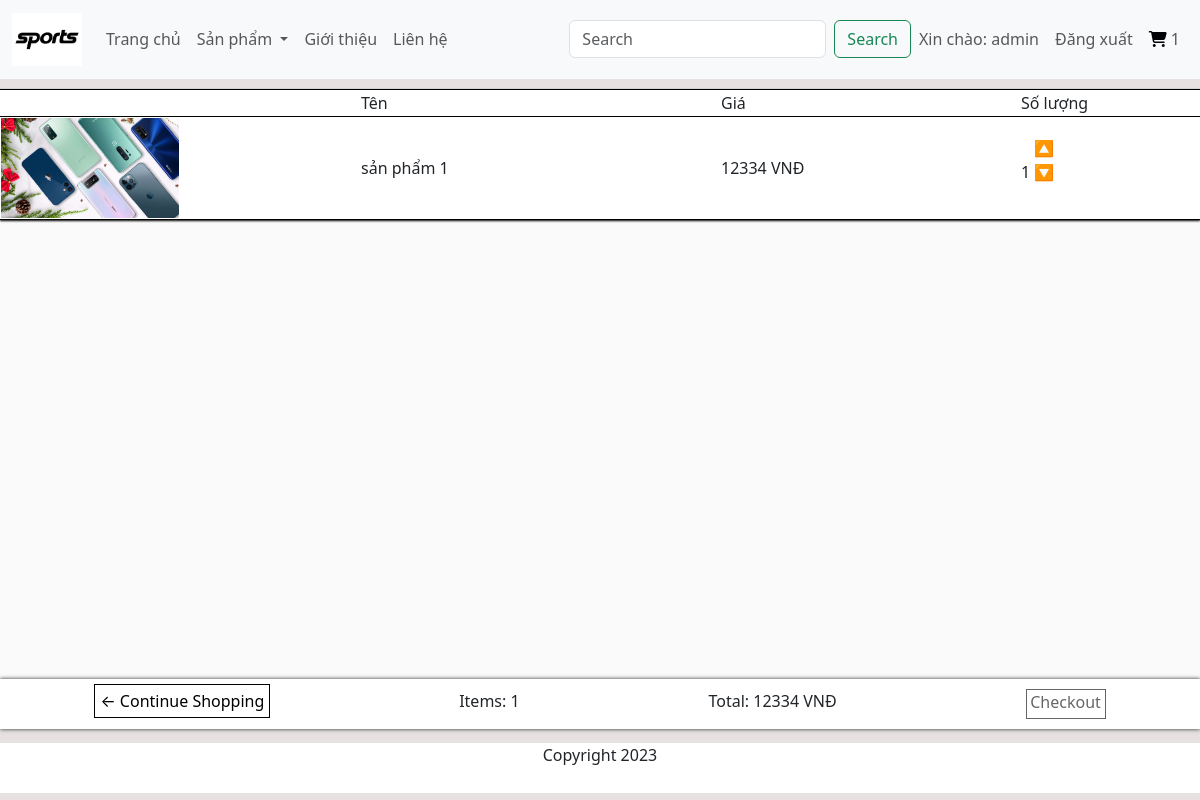
Before: /cart (signed in) with the older database file.
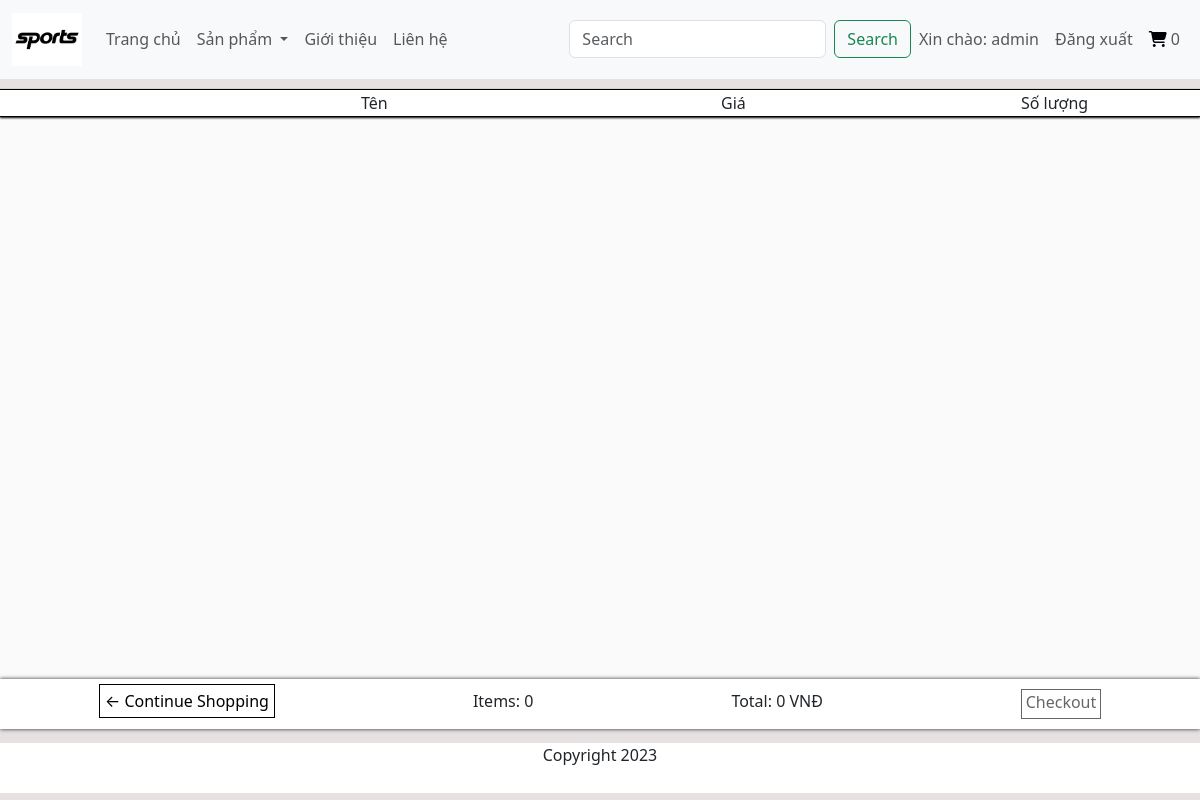
After: the same page with the newer database file.
### app/models.py (models this page shows, shortened)
class OrderProduct(models.Model):
    order = models.ForeignKey(Order, on_delete=models.CASCADE, null=True, blank=False)
    product = models.ForeignKey(Product, on_delete=models.CASCADE, null=True, blank=False)
    quantity = models.IntegerField(default=0, null=True, blank=False)
    date_added = models.DateTimeField(auto_now_add=True)
    @property
    def get_total(self):
        total = self.product.price * self.quantity
        return total

class Product(models.Model):
    name = models.CharField(max_length=200, null=True, blank=False)
    description = models.TextField()
    price = models.DecimalField(max_digits=10, decimal_places=0)
    category = models.ManyToManyField(Category, related_name='Categories')
    image = models.ImageField(null=True,blank=True)
    @property
    def ImgURL (self):
        try:
            url = self.image.url
        except:
            url = ''
        return url

class Order(models.Model):
    customer = models.ForeignKey(User, on_delete=models.CASCADE, null=True, blank=False)
    order_date = models.DateTimeField(auto_now_add=True)
    complete = models.BooleanField(default=False, null=True, blank=False)
    transaction_id = models.CharField(max_length=200, null=True)
    @property
    def get_cart_items(self):
        orderproduct = self.orderproduct_set.all()
        total = sum([item.quantity for item in orderproduct])
        return total
    @property
    def get_cart_total(self):
        orderproduct = self.orderproduct_set.all()
        total = sum([item.get_total for item in orderproduct])
        return total

### app/views.py (the view)
# urls.py: path('cart', views.cart, name="cart"),
def cart(request):
    if request.user.is_authenticated:
        customer = request.user
        order, created = Order.objects.get_or_create(customer=customer, complete = False)
        items = order.orderproduct_set.all()
        cartItems = order.get_cart_items
    else:
        items=[]
        order={'get_cart_items':0, 'get_cart_total':0}
        cartItems = order['get_cart_items']
    context={'items':items, 'order': order,'CartItems': cartItems}
    return render(request,'app/cart.html', context)

### app/templates/app/cart.html
{% extends "app/base.html" %}
{% load static %}
{% block cart %}
<div>
<div class="tb_cart">
<table  width="100%" >
    <tr >
        <td class="item_cart" width="30%"></td>
        <td class="item_cart" width="30%">Tên</td>
        <td class="item_cart" width="25%">Giá</td>
        <td class="item_cart" width="10%">Số lượng</td>
        <td class="item_cart" width="5%"></td>
    </tr>
    {% for item in items %}
    <tr >
        <td class="item_cart"><img height="100px" src="{{item.product.ImgURL}}"></td>
        <td class="item_cart">{{item.product.name}}</td>
        <td class="item_cart">{{item.product.price}} VNĐ</td>
        <td class="item_cart">{{item.quantity}} <p style="display:inline-block;"> <a class="quantity_cart" data-product={{item.product.id}} data-action = "add" style="cursor:pointer;">🔼</a></br><a class="quantity_cart" data-product={{item.product.id}} data-action = "remove" style="cursor:pointer;">🔽</a></p></td>
        <td class="item_cart">{{order.get_total_item}}</td>
    </tr>
    {% endfor %}
</table>
</div>
<div class="all_item">
    <span><a href="{% url 'home'%}" style="text-decoration: none; color: black;border:1px solid black;padding:5px;margin-top:5px;">← Continue Shopping</a></span>
    <span>Items: {{order.get_cart_items}}</span>
    <span>Total:  {{order.get_cart_total}} VNĐ</span>
    <span><a type="button" class="btn_checkout" href="{%url 'checkout'%}">Checkout</a></span>
</div>
</div>
{% endblock cart %}

### app/templates/app/base.html (shortened to what this page needs)
{% load static %}
<!DOCTYPE html>
<html>
    <head>
        <link href="{% static 'app/css/style.css' %}" rel="stylesheet">
        <link href="https://cdn.jsdelivr.net/npm/bootstrap@5.3.2/dist/css/bootstrap.min.css" rel="stylesheet">
        <link rel="stylesheet" href="#">
    </head>
    <body style=" background-color:#e7e1e1;">
        <nav class="navbar navbar-expand-lg bg-body-tertiary">
            <div class="container-fluid">
              <a class="navbar-brand" href="{% url 'home'%}"><img src="{% static "app/images/logo.jpg" %}" width="70px" alt=""></a>
              <div class="collapse navbar-collapse" id="navbarSupportedContent">
                <ul class="navbar-nav me-auto mb-2 mb-lg-0">
                  <li class="nav-item">
                    <a class="nav-link" aria-current="page" href="{% url 'home'%}">Trang chủ</a>
                  </li>
                  <li class="nav-item dropdown">
                    <a class="nav-link dropdown-toggle" href="#" role="button" data-bs-toggle="dropdown" aria-expanded="false">
                      Sản phẩm
                    </a>
                  </li>
                  <li class="nav-item">
                    <a class="nav-link" href="#">Giới thiệu</a>
                  </li>
                  <li class="nav-item">
                    <a class="nav-link" href="#">Liên hệ</a>
                  </li>
                </ul>
                <form class="d-flex" role="search" method="POST" action={% url "search" %}>
                  <input class="form-control me-2" type="search" placeholder="Search" aria-label="Search" name="searched">
                  <button class="btn btn-outline-success" type="submit">Search</button>
                <ul class="navbar-nav mb-2 mb-lg-0">
                  {% if request.user.is_authenticated %}
                  <li class="nav-item">
                      <span class="nav-link">Xin chào: {{ request.user }}</span>
                  </li>
                  <li class="nav-item">
                      <a class="nav-link" href="{% url 'logout' %}">Đăng xuất</a>
                  </li>
                  {% endif %}
                  <li class="nav-item">
                    <a class="nav-link" id="cart" href="{% url "cart" %}"><i class="fa-solid fa-cart-shopping" style="color: #000205;"></i>
                      <span >{{CartItems}}</span>
                    </a>
                  </li>
                </ul>
              </div>
            </div>
          </nav>
          <div style="background-color:#fafafa; min-height:80vh;" class="main-content">
            {% block cart %}{% endblock cart %}
          </div>
        <footer class="footer">Copyright 2023</footer>
    </body>
</html>

Changed rows visible on the page:
removed OrderProduct: product.ImgURL (picture), product.name "sản phẩm 1", product.price "12334", quantity "1"
computed for Order: get_cart_items "1" → "0"; get_cart_total "12334" → "0"
Other visible differences:
{{ CartItems }}: "1" → "0"
